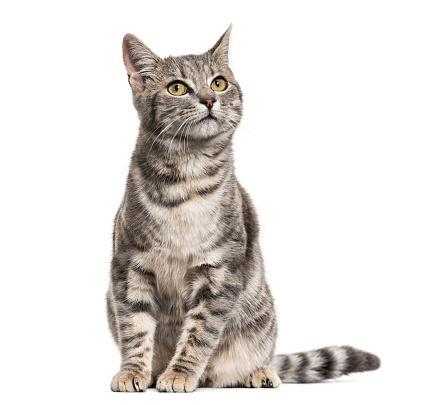
#> input picture data2/cat.png, 425 x 405 px, found by its file name
$ python brightness.py
#> lines starting #> are read from the running program, lines starting #| are printed output that depends on the picture
import cv2, os
import numpy as np

print(os.getcwd())
src = cv2.imread('opencvDojang/data2/cat.png', cv2.IMREAD_GRAYSCALE)
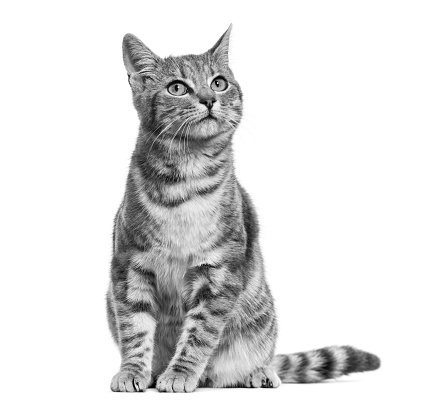
#> src: shape (405, 425); min 0, max 255, mean 222.8
dst1 = cv2.add(src, 100)
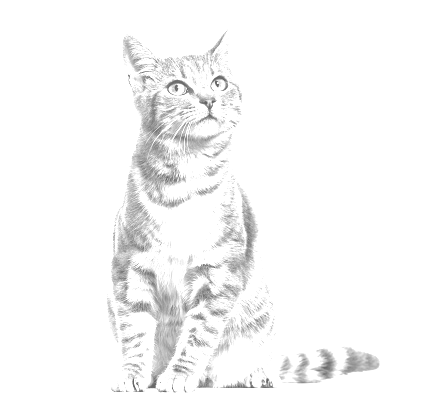
#> dst1: shape (405, 425); min 100, max 255, mean 247.2
dst2 = np.clip(src.astype(np.int16) + 100, 0, 255).astype(np.uint8)

cv2.imshow('src', src)
cv2.imshow('dst1', dst1)
cv2.imshow('dst2', dst2)
cv2.waitKey()
cv2.destroyAllWindows()

$ run again, with data2/apple1.png copied over data2/cat.png
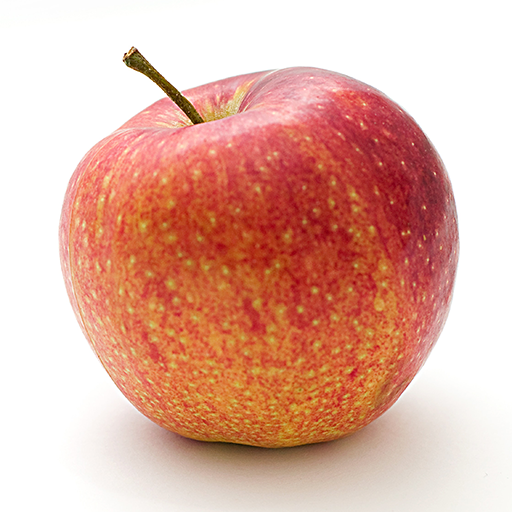
#> input picture data2/apple1.png, 512 x 512 px, found by its file name
#> `src = cv2.imread('opencvDojang/data2/cat.png', cv2.IMREAD_GRAYSCALE)`:
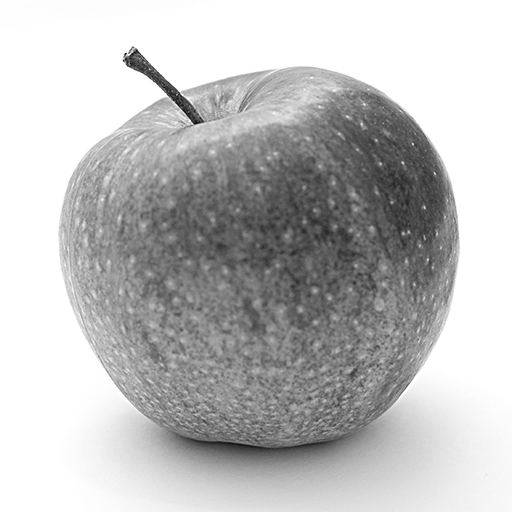
#> src: shape (512, 512); min 5, max 255, mean 190
#> `dst1 = cv2.add(src, 100)`:
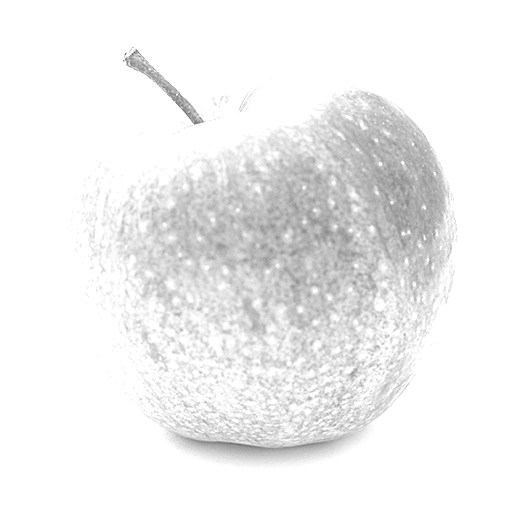
#> dst1: shape (512, 512); min 105, max 255, mean 239.6

$ run again, with data2/apple2.png copied over data2/cat.png
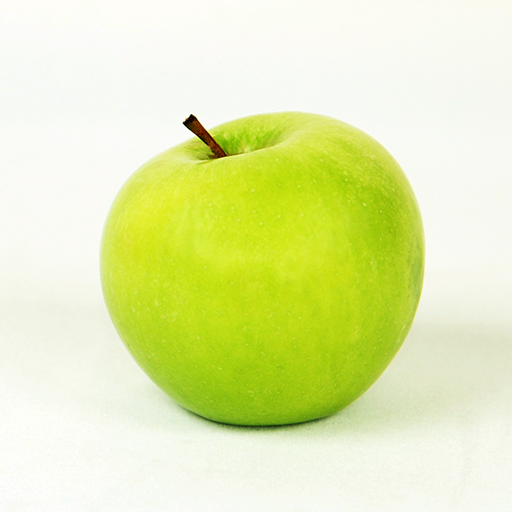
#> input picture data2/apple2.png, 512 x 512 px, found by its file name
#> `src = cv2.imread('opencvDojang/data2/cat.png', cv2.IMREAD_GRAYSCALE)`:
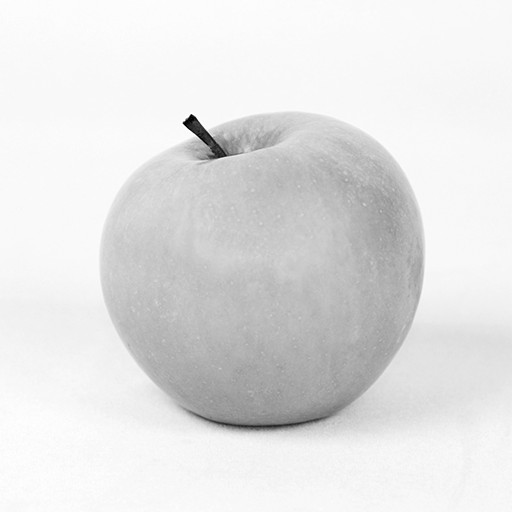
#> src: shape (512, 512); min 0, max 255, mean 226.5
#> `dst1 = cv2.add(src, 100)`:
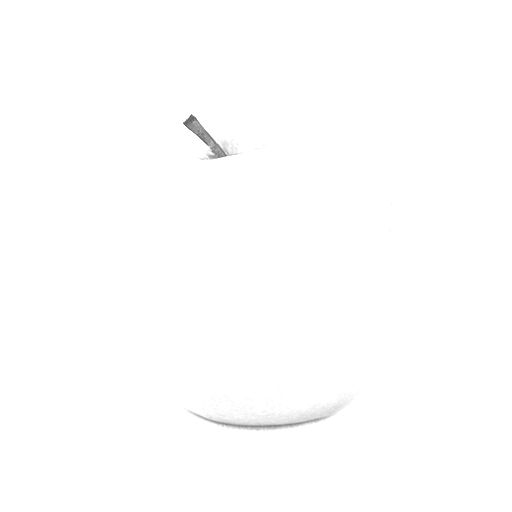
#> dst1: shape (512, 512); min 100, max 255, mean 254.4
